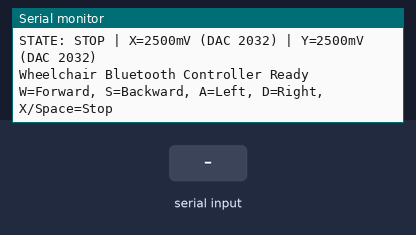
This sketch was run on a simulated Arduino Uno, built with avr-gcc and run on an emulated ATmega328P. On the bench: the last lines printed to the serial monitor. Inputs (shaded band) come from the test bench.

Above: at 1.3 s.
1.4 s: "w\n" received over Serial
At 2.0 s:
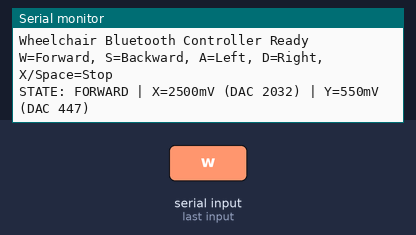
2.9 s: byte 115 ('s') received over Serial
At 3.6 s:
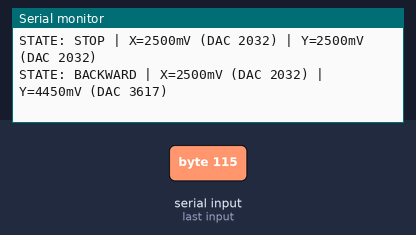
4.4 s: byte 97 ('a') received over Serial
At 5.1 s:
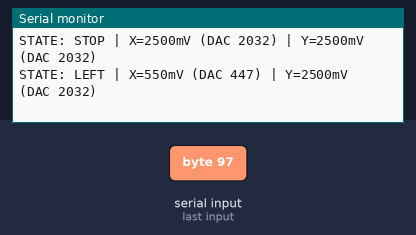
5.9 s: byte 100 ('d') received over Serial
At 7.2 s:
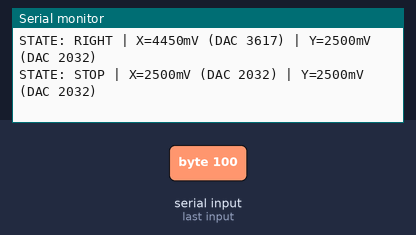

Measured:
- after the input at 1.4 s, the serial monitor: prints a new line at once (image 1)
- after the input at 2.9 s, the serial monitor: prints a new line at once (image 2)
- after the input at 4.4 s, the serial monitor: prints a new line at once (image 3)
- after the input at 5.9 s, the serial monitor: prints a new line at once (image 4)

The sketch:

wheelchair_bluetooth_controller.ino
```cpp
#include <Wire.h>
#include <Adafruit_MCP4725.h>
#include <SoftwareSerial.h>

// ============================================================
// WHEELCHAIR BLUETOOTH CONTROLLER
// Arduino Uno/Nano + HC-06 + 2x MCP4725
//
// MCP4725 0x60 = X axis
// MCP4725 0x61 = Y axis
//
// Verified wheelchair voltages:
// STOP      : X=2.50 V, Y=2.50 V
// FORWARD   : X=2.50 V, Y=0.55 V
// BACKWARD  : X=2.50 V, Y=4.45 V
// LEFT      : X=0.55 V, Y=2.50 V
// RIGHT     : X=4.45 V, Y=2.50 V
//
// HC-06 commands:
// W = Forward
// S = Backward
// A = Left
// D = Right
// X or Space = Stop
// ============================================================


// ---------------- HC-06 ----------------
// SoftwareSerial(RX, TX)
// HC-06 TXD -> Arduino D10
// Arduino D11 -> voltage divider -> HC-06 RXD
SoftwareSerial HC06(10, 11);


// ---------------- DACs ----------------
Adafruit_MCP4725 dacX;
Adafruit_MCP4725 dacY;

const uint8_t DAC_X_ADDRESS = 0x60;
const uint8_t DAC_Y_ADDRESS = 0x61;


// ---------------- Measured regulated supply ----------------
// LM2587 output measured about 5.04 V.
// Change this if your final measured DAC VCC is different.
const uint16_t DAC_VDD_MV = 5040;


// ---------------- Verified joystick voltages ----------------
const uint16_t CENTER_MV = 2500;
const uint16_t LOW_MV    = 550;
const uint16_t HIGH_MV   = 4450;


// ---------------- Communication fail-safe ----------------
// Python app re-sends a held movement command every 200 ms.
// If no movement command arrives for 800 ms, force STOP.
const unsigned long COMMAND_TIMEOUT_MS = 800;

bool movementActive = false;
unsigned long lastMovementCommand = 0;


// ============================================================
// Convert target millivolts to MCP4725 12-bit DAC code
// ============================================================
uint16_t voltageToDAC(uint16_t millivolts)
{
  uint32_t value =
      ((uint32_t)millivolts * 4096UL + (DAC_VDD_MV / 2))
      / DAC_VDD_MV;

  if (value > 4095)
    value = 4095;

  return (uint16_t)value;
}


// ============================================================
// Set X and Y outputs
// ============================================================
void setXY(uint16_t x_mV, uint16_t y_mV)
{
  uint16_t xCode = voltageToDAC(x_mV);
  uint16_t yCode = voltageToDAC(y_mV);

  // false = do not write movement values to EEPROM
  dacX.setVoltage(xCode, false);
  dacY.setVoltage(yCode, false);
}


// ============================================================
// USB debug output
// ============================================================
void printState(const char* state, uint16_t x_mV, uint16_t y_mV)
{
  Serial.print("STATE: ");
  Serial.print(state);

  Serial.print(" | X=");
  Serial.print(x_mV);
  Serial.print("mV (DAC ");
  Serial.print(voltageToDAC(x_mV));
  Serial.print(")");

  Serial.print(" | Y=");
  Serial.print(y_mV);
  Serial.print("mV (DAC ");
  Serial.print(voltageToDAC(y_mV));
  Serial.println(")");
}


// ============================================================
// STOP
// ============================================================
void stopWheelchair()
{
  setXY(CENTER_MV, CENTER_MV);
  movementActive = false;

  printState("STOP", CENTER_MV, CENTER_MV);
}


// ============================================================
// Apply a movement command
// ============================================================
void moveWheelchair(const char* state, uint16_t x_mV, uint16_t y_mV)
{
  setXY(x_mV, y_mV);

  movementActive = true;
  lastMovementCommand = millis();

  printState(state, x_mV, y_mV);
}


// ============================================================
// Process one character command
// ============================================================
void processCommand(char command)
{
  // Convert uppercase ASCII to lowercase
  if (command >= 'A' && command <= 'Z')
    command += ('a' - 'A');

  switch (command)
  {
    case 'w':
      // Forward: X=2.50 V, Y=0.55 V
      moveWheelchair("FORWARD", CENTER_MV, LOW_MV);
      break;

    case 's':
      // Backward: X=2.50 V, Y=4.45 V
      moveWheelchair("BACKWARD", CENTER_MV, HIGH_MV);
      break;

    case 'a':
      // Left: X=0.55 V, Y=2.50 V
      moveWheelchair("LEFT", LOW_MV, CENTER_MV);
      break;

    case 'd':
      // Right: X=4.45 V, Y=2.50 V
      moveWheelchair("RIGHT", HIGH_MV, CENTER_MV);
      break;

    case 'x':
    case ' ':
      stopWheelchair();
      break;

    // Ignore line endings
    case '\r':
    case '\n':
      break;

    default:
      // Any unexpected character is treated as STOP
      stopWheelchair();
      break;
  }
}


// ============================================================
// SETUP
// ============================================================
void setup()
{
  // USB serial for debugging
  Serial.begin(115200);

  // HC-06 default data-mode baud is commonly 9600
  HC06.begin(9600);

  Wire.begin();

  dacX.begin(DAC_X_ADDRESS);
  dacY.begin(DAC_Y_ADDRESS);

  delay(100);

  // Always start at neutral/stop
  stopWheelchair();

  Serial.println();
  Serial.println("Wheelchair Bluetooth Controller Ready");
  Serial.println("W=Forward, S=Backward, A=Left, D=Right, X/Space=Stop");
  Serial.println();
}


// ============================================================
// LOOP
// ============================================================
void loop()
{
  // Bluetooth commands
  while (HC06.available() > 0)
  {
    char command = HC06.read();
    processCommand(command);
  }

  // USB Serial commands also remain available for bench testing
  while (Serial.available() > 0)
  {
    char command = Serial.read();
    processCommand(command);
  }

  // Fail-safe: if movement refresh stops, force neutral
  if (movementActive &&
      (millis() - lastMovementCommand > COMMAND_TIMEOUT_MS))
  {
    stopWheelchair();
  }
}
```
